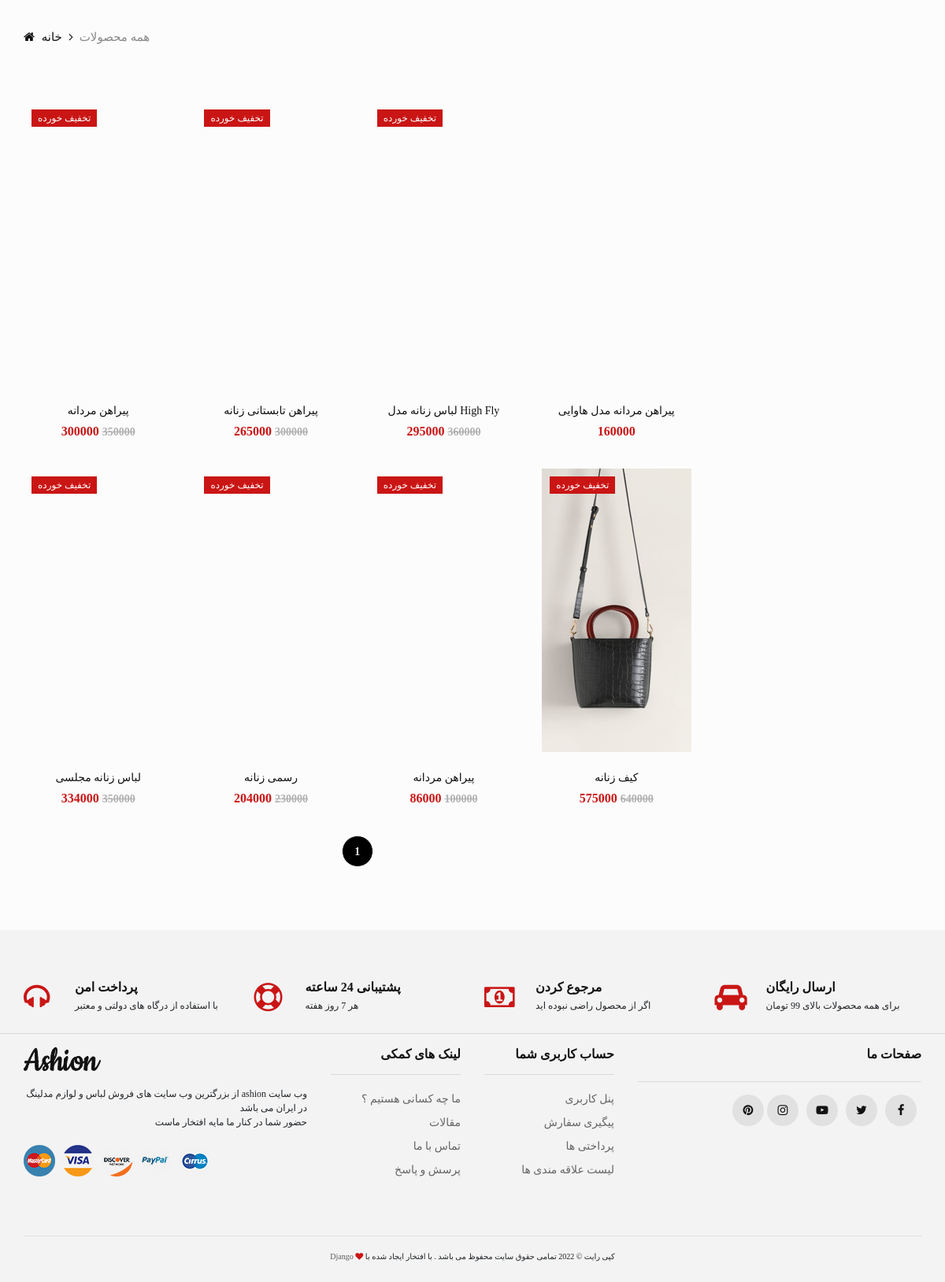
Page /AllProducts on the committed database.
### Market_Product/models.py (models this page shows, shortened)
class Product(models.Model):
    title = models.CharField(max_length=80,verbose_name='نام')
    color = models.ManyToManyField(Color , blank=True,verbose_name = 'رنگ')
    featuers = models.TextField(verbose_name='ویژگی ها',blank=True , null = True)
    description = RichTextField(verbose_name='توضیحات')
    count = models.IntegerField(verbose_name='تعداد')
    price = models.IntegerField(verbose_name='قیمت')
    image = models.ImageField(upload_to = "product_images",verbose_name='تصویر')
    slug = models.SlugField(max_length=100,unique=True,blank=True,allow_unicode=True)
    tags = models.ManyToManyField(Tag,verbose_name='برچسب ها',blank=True)
    off_sale = models.IntegerField(verbose_name='تخفیف(مقدار تخفیف)',default='0')
    active = models.BooleanField(default=False,verbose_name='موجود / ناموجود')
    category = models.ForeignKey(Category,on_delete = CASCADE)
    date = models.DateField(default=now)
    sizes = models.ManyToManyField(Size,verbose_name='سایزهای موجود',blank=True)
    company = models.ForeignKey(Company,on_delete=CASCADE , blank=True , null=True)
    rate = models.CharField(max_length=100,default=None,blank=True,null=True)
    objects = ProductManager()
    def get_absolute_url(self):
        return f"/product_detail/{self.slug}"
    def price_with_discount(self):
        return self.price - self.off_sale
    def image_tag(self):
        return format_html('<img src="{}" / style="width:70px;">'.format(self.image.url))
    image_tag.short_description = 'Image'

### Market_Product/views.py (the view)
# urls.py: path('AllProducts',AllProducts.as_view(),name='AllProducts'),
class AllProducts(ListView):
    template_name = 'products_templates/All_Products(ListView).html'
    paginate_by = 8
    def get_queryset(self):
        return Product.objects.filter(active = True)

### templates/products_templates/All_Products(ListView).html (shortened to what this page needs)
{% extends "shared/Layout.html" %}
{% load render_partial %}
{% block content %}
<div class="breadcrumb-option">
    <div class="container">
        <div class="row">
            <div class="col-lg-12">
                <div class="breadcrumb__links">
                    <a href="{% url 'Home' %}"><i class="fa fa-home"></i> خانه</a>
                    <span>{% if request.path %}همه محصولات{% endif %}</span>
                </div>
            </div>
        </div>
    </div>
</div>
<section class="shop spad">
        <div class="container">
            <div class="row">
                <div class="col-lg-9 col-md-9">
                    <div class="row">
                {% if page_obj %}
                    {% for item in page_obj %}
                        <div class="col-lg-3 col-md-6">
                            {% include 'components/product_component.html' %}
                        </div>
                    {% endfor %}
                        <div class="col-lg-12 text-center">
                            <div class="pagination__option">
                                    {% for page in paginator.page_range %}
                                    {% if page == page_obj.number%}
                                        <a class="paginate-active" href="?page={{page}}">{{page}}</a>
                                    {% else %}
                                        <a class="" href="?page={{page}}">{{page}}</a>
                                    {% endif %}
                                    {% endfor %}
                            </div>
                        </div>
                    {% else %}
                    <div class="col-lg-12 alert alert-primary text-center">محصولی در این دسته بندی هنوز قرار نگرفته است</div>
                {% endif %}
                    </div>
                </div>
            </div>
        </div>
    </section>
{% endblock %}

### templates/shared/Layout.html (shortened to what this page needs)
<!DOCTYPE html>
<html>
<head>
{% load render_partial %}
	{% include 'shared/styles.html' %}
  </head>
<body>
{% block content %}
{% endblock content %}
{% block Footer %} {% include 'shared/footer.html' %} {% endblock %}
</body>
</html>

### templates/shared/styles.html (shortened to what this page needs)
{% load static %}
    <link rel="stylesheet" href="{% static 'ashion-master/css/bootstrap.min.css' %}" type="text/css">
    <link rel="stylesheet" href="{% static 'ashion-master/css/font-awesome.min.css' %}" type="text/css">
    <link rel="stylesheet" href="{% static 'ashion-master/css/elegant-icons.css' %}" type="text/css">
    <link rel="stylesheet" href="{% static 'ashion-master/css/jquery-ui.min.css' %}" type="text/css">
    <link rel="stylesheet" href="{% static 'ashion-master/css/magnific-popup.css' %}" type="text/css">
    <link rel="stylesheet" href="{% static 'ashion-master/css/owl.carousel.min.css' %}" type="text/css">
    <link rel="stylesheet" href="{% static 'ashion-master/css/slicknav.min.css' %}" type="text/css">
    <link rel="stylesheet" href="{% static 'ashion-master/css/style.css' %}" type="text/css">

### templates/components/product_component.html (shortened to what this page needs)
<div class="item">
    <div class="product__item sale">
        <div class="product__item__pic set-bg" data-setbg="{{item.image.url}}">
            {% if item.off_sale %}
            <div class="label sale">تخفیف خورده</div>
            {% endif %}
            <ul class="product__hover">
            </ul>
        </div>
        <div class="product__item__text">
            <h6><a href="{{item.get_absolute_url}}">{{item.title}}</a></h6>
            {% if item.off_sale %}
            <div class="product__price">{{item.price_with_discount}}<span>{{item.price}}</span></div>
            {% else %}
            <div class="product__price">{{item.price}}</div>
            {% endif %}
        </div>
    </div>
</div>

### templates/shared/footer.html
{% load static %}
<footer class="footer">
<section class="services spad rtl">
    <div class="container">
        <div class="row">
            <div class="col-lg-3 col-md-4 col-sm-6">
                <div class="services__item">
                    <i class="fa fa-car"></i>
                    <h6>ارسال رایگان</h6>
                    <p>برای همه محصولات بالای 99 تومان</p>
                </div>
            </div>
            <div class="col-lg-3 col-md-4 col-sm-6">
                <div class="services__item">
                    <i class="fa fa-money"></i>
                    <h6>مرجوع کردن</h6>
                    <p>اگر از محصول راضی نبوده اید</p>
                </div>
            </div>
            <div class="col-lg-3 col-md-4 col-sm-6">
                <div class="services__item">
                    <i class="fa fa-support"></i>
                    <h6>پشتیبانی 24 ساعته</h6>
                    <p>هر 7 روز هفته</p>
                </div>
            </div>
            <div class="col-lg-3 col-md-4 col-sm-6">
                <div class="services__item">
                    <i class="fa fa-headphones"></i>
                    <h6>پرداخت امن</h6>
                    <p>با استفاده از درگاه های دولتی و معتبر</p>
                </div>
            </div>
        </div>
    </div>
</section>
<hr>
    <div class="container">
        <div class="row">
            <div class="col-lg-4 col-md-6 col-sm-7">
                <div class="footer__about">
                    <div class="footer__logo">
                        <a href="/"><img src="{% static 'ashion-master/img/logo.png' %}" alt="LOGO"></a>
                    </div>
                    <p class="rtl text-right">
                        وب سایت ashion از بزرگترین وب سایت های فروش لباس و لوازم مدلینگ در ایران می باشد<br>
                        حضور شما در کنار ما مایه افتخار ماست
                    </p>
                    <div class="footer__payment">
                        <a href="#"><img src="{% static 'ashion-master/img/payment/payment-1.png' %}" alt=""></a>
                        <a href="#"><img src="{% static 'ashion-master/img/payment/payment-2.png' %}" alt=""></a>
                        <a href="#"><img src="{% static 'ashion-master/img/payment/payment-3.png' %}" alt=""></a>
                        <a href="#"><img src="{% static 'ashion-master/img/payment/payment-4.png' %}" alt=""></a>
                        <a href="#"><img src="{% static 'ashion-master/img/payment/payment-5.png' %}" alt=""></a>
                    </div>
                </div>
            </div>
            <div class="col-lg-2 col-md-3 col-sm-5">
                <div class="footer__widget rtl text-right">
                    <h6>لینک های کمکی</h6><hr>
                    <ul>
                        <li><a href="#">ما چه کسانی هستیم ؟</a></li>
                        <li><a href="#">مقالات</a></li>
                        <li><a href="#">تماس با ما</a></li>
                        <li><a href="#">پرسش و پاسخ</a></li>
                    </ul>
                </div>
            </div>
            <div class="col-lg-2 col-md-3 col-sm-4">
                <div class="footer__widget rtl text-right">
                    <h6>حساب کاربری شما</h6><hr>
                    <ul>
                        <li><a href="#">پنل کاربری</a></li>
                        <li><a href="#">پیگیری سفارش</a></li>
                        <li><a href="#">پرداختی ها</a></li>
                        <li><a href="#">لیست علاقه مندی ها</a></li>
                    </ul>
                </div>
            </div>
            <div class="col-lg-4 col-md-8 col-sm-8">
                <div class="footer__newslatter rtl text-right">
                    <h6>صفحات ما</h6><hr>
                    <div class="footer__social">
                        <a href="#"><i class="fa fa-facebook"></i></a>
                        <a href="#"><i class="fa fa-twitter"></i></a>
                        <a href="#"><i class="fa fa-youtube-play"></i></a>
                        <a href="#"><i class="fa fa-instagram"></i></a>
                        <a href="#"><i class="fa fa-pinterest"></i></a>
                    </div>
                </div>
            </div>
        </div>
        <div class="row">
            <div class="col-lg-12">
                <div class="footer__copyright__text rtl">
                    <p>کپی رایت &copy; <script>document.write(new Date().getFullYear());</script> تمامی حقوق سایت محفوظ می باشد . با افتخار ایجاد شده با  <i class="fa fa-heart" aria-hidden="true"></i> <a href="https://colorlib.com" target="_blank">Django</a></p>
                </div>
            </div>
        </div>
    </div>
</footer>

### templates/shared/scripts.html (shortened to what this page needs)
{% load static %}

### ashion-master/ashion-master/css/style.css (style rules this page uses)
.rtl { direction: rtl !important; }
html, body { height: 100%; font-family: 'IRANSans'; -webkit-font-smoothing: antialiased; background-color: #fcfcfc; }
h1, h2, h3, h4, h5, h6 { margin: 0; color: #111111; font-weight: 400; }
h6 { font-size: 16px; }
img { max-width: 100%; }
ul, ol { padding: 0; margin: 0; }
.set-bg { background-repeat: no-repeat; background-size: cover; background-position: top center; }
.spad { padding-top: 100px; padding-bottom: 100px; }
.services { padding-top: 8px; padding-bottom: 5px; }
.services__item { padding-left: 65px; position: relative; margin-bottom: 5px; }
.services__item i { font-size: 36px; color: #ca1515; position: absolute; left: 0; top: 4px; }
.services__item h6 { color: #111111; font-weight: 600; margin-bottom: 5px; }
.services__item p { margin-bottom: 0; font-size: 12px; }
.footer { padding-top: 55px; background-color: #f0f0f0b1; }
.footer__about { margin-bottom: 30px; font-size: 12px; }
.footer__about p { margin-bottom: 20px; }
.footer__logo { margin-bottom: 20px; }
.footer__payment a { margin-right: 6px; margin-bottom: 10px; display: inline-block; }
.footer__payment a:last-child { margin-right: 0; }
.footer__widget { margin-bottom: 30px; }
.footer__widget h6 { color: #111111; font-weight: 600; text-transform: uppercase; margin-bottom: 12px; }
.footer__widget ul li { list-style: none; }
.footer__widget ul li a { font-size: 14px; color: #666666; line-height: 30px; }
.footer__newslatter { margin-bottom: 30px; }
.footer__newslatter h6 { color: #111111; font-weight: 600; text-transform: uppercase; margin-bottom: 25px; }
.footer__social a { display: inline-block; height: 40px; width: 40px; background: #e1e1e1; font-size: 15px; color: #111111; line-height: 40px; text-align: center; border-radius: 50%; margin-right: 6px; margin-bottom: 5px; }
.footer__social a:last-child { margin-right: 0; }
.footer__copyright__text { border-top: 1px solid #e1e1e1; padding: 18px 0 25px; text-align: center; margin-top: 35px; }
.footer__copyright__text p { margin-bottom: 0; font-size : 10px; }
.footer__copyright__text a { color: #5C5C5C; }
.footer__copyright__text i { color: #ca1515; }
.breadcrumb-option { padding-top: 35px; }
.breadcrumb__links a { font-size: 15px; font-weight: 500; color: #111111; margin-right: 18px; display: inline-block; position: relative; }
.breadcrumb__links a:after { position: absolute; right: -14px; top: 0; content: ""; font-family: "FontAwesome"; }
.breadcrumb__links a i { margin-right: 5px; }
.breadcrumb__links span { font-size: 15px; font-weight: 500; color: #888888; display: inline-block; }
.product__item { margin-bottom: 35px; }
.product__item.sale .product__item__pic .label { background: #ca1515; }
.product__item.sale .product__item__text .product__price { color: #ca1515; }
.product__item__pic { height: 360px; position: relative; overflow: hidden; }
.product__item__pic .label { font-size: 12px; color: #ffffff; font-weight: 500; display: inline-block; padding: 2px 8px; text-transform: uppercase; position: absolute; left: 10px; top: 10px; }
.product__item__pic .label.sale { background: #ca1515; }
.product__hover { position: absolute; left: 0; width: 100%; bottom: 30px; text-align: center; }
.product__item__text { text-align: center; padding-top: 22px; }
.product__item__text h6 a { font-size: 14px; color: #111111; }
.product__item__text .product__price { color: #111111; font-weight: 600; }
.product__item__text .product__price span { font-size: 14px; color: #b1b0b0; text-decoration: line-through; margin-left: 4px; }
.shop { padding-top: 70px; padding-bottom: 80px; }
.pagination__option a { display: inline-block; height: 40px; width: 40px; border: 1px solid #f2f2f2; border-radius: 50%; font-size: 14px; color: #111111; font-weight: 600; line-height: 40px; text-align: center; -webkit-transition: all, 0.3s; -o-transition: all, 0.3s; transition: all, 0.3s; margin-right: 6px; }
.pagination__option a:last-child { margin-right: 0; }
.paginate-active { background-color: black; color: white !important; }
@media only screen and (min-width: 1200px) { .container { max-width: 1170px; } }

### rows in the picture
Product: shows "تخفیف خورده", title "پیراهن مردانه", price_with_discount "300000", price "350000"
Product: shows "تخفیف خورده", title "پیراهن تابستانی زنانه", price_with_discount "265000", price "300000"
Product: shows "تخفیف خورده", title "لباس زنانه مدل High Fly", price_with_discount "295000", price "360000"
Product: title "پیراهن مردانه مدل هاوایی", price "160000"
Product: shows "تخفیف خورده", title "لباس زنانه مجلسی", price_with_discount "334000", price "350000"
Product: shows "تخفیف خورده", title "رسمی زنانه", price_with_discount "204000", price "230000"
Product: shows "تخفیف خورده", title "پیراهن مردانه", price_with_discount "86000", price "100000"
Product: shows a picture, shows "تخفیف خورده", title "کیف زنانه", price_with_discount "575000", price "640000"

### other values in the picture
{{ page }} "1"
